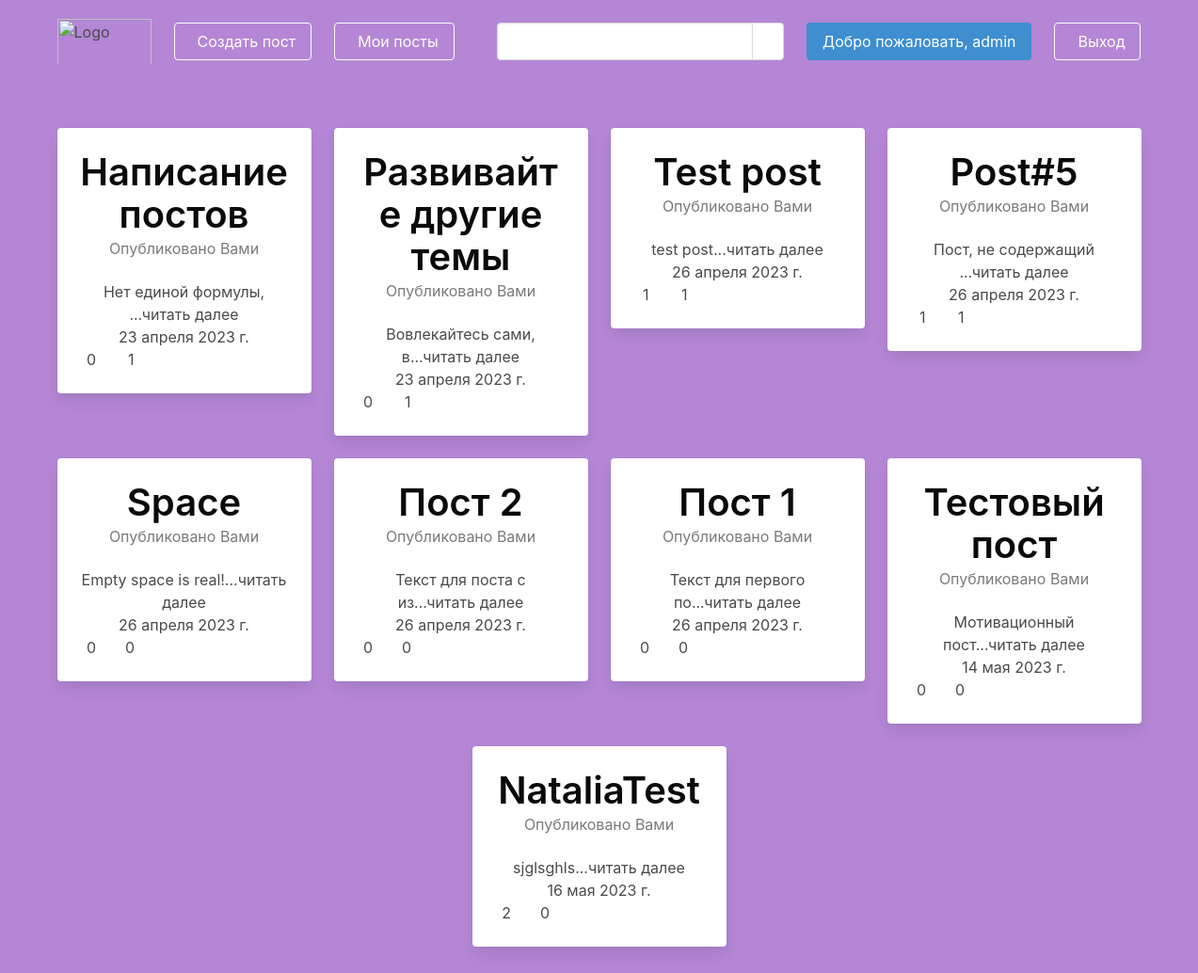
Before: /blog/home/ (signed in) with the older database file.
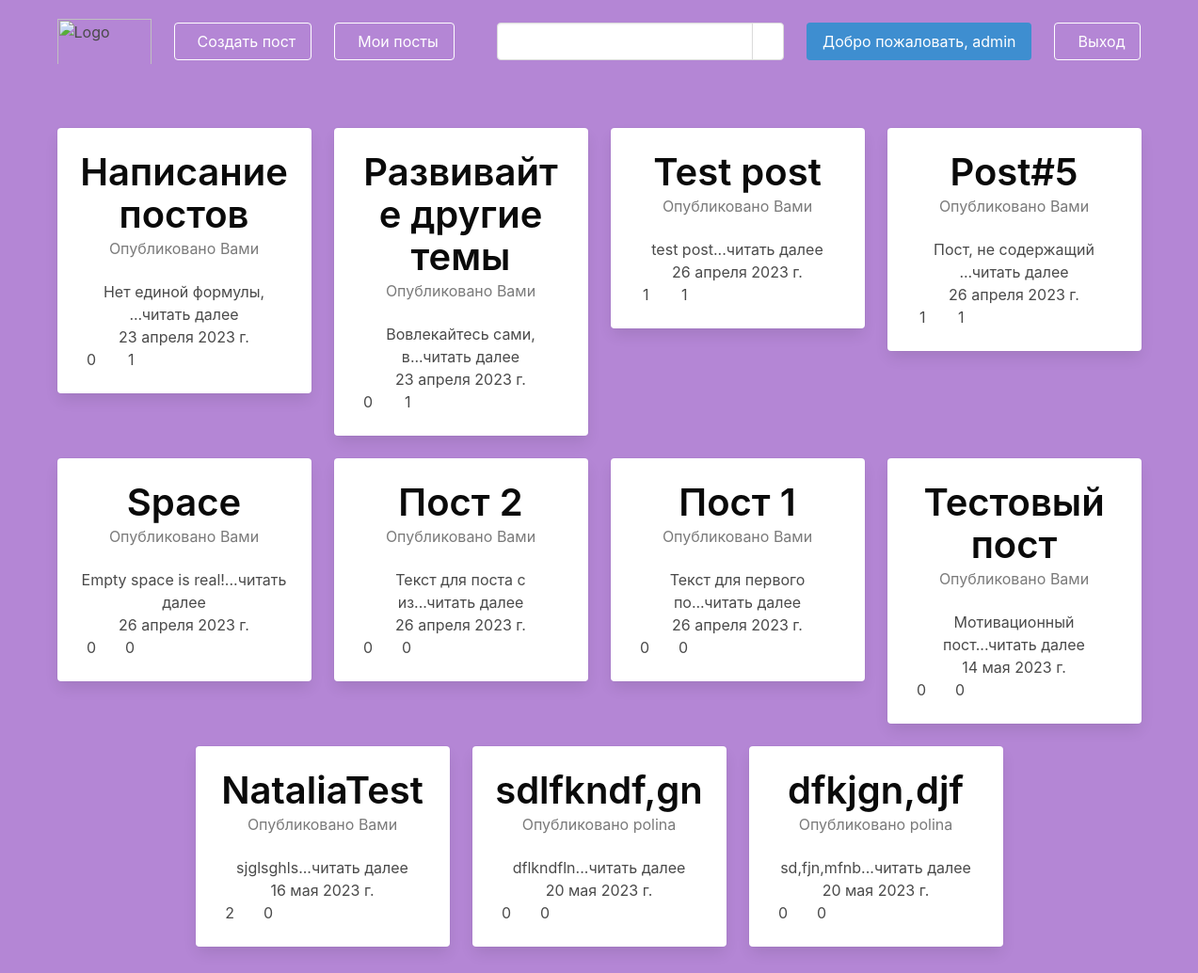
After: the same page with the newer database file.
### blog/models.py (models this page shows)
class Post(models.Model):
    title = models.CharField(max_length=255)
    text = models.TextField()
    slug = models.SlugField(unique=True)
    date = models.DateField(auto_now=True)
    author = models.ForeignKey(User, on_delete=models.CASCADE)
    image = models.ImageField(default='image.jpg', blank=True)
    likes = models.ManyToManyField(User, related_name='likes')
    dislikes = models.ManyToManyField(User, related_name='dislikes')
    def __str__(self):
        return self.title
    def snippet(self):
        return self.text[:20] + '...читать далее'
    def likes_counter(self):
        return self.likes.count()
    def dislikes_counter(self):
        return self.dislikes.count()

### blog/views.py (the view)
# urls.py: path('home/', views.home, name='home'),
@login_required(login_url='/users/log_in')
def home(request):
    search = request.GET.get('search')
    posts = Post.objects.all()  # запрос в базу данных
    if search:
        posts = Post.objects.filter(Q(title__icontains=search) | Q(text__icontains=search))
    return render(request, 'home.html', {'posts': posts})  # отправка в html

### blog/templates/home.html (shortened to what this page needs)
{% extends 'base_layout.html' %}
{% load static from static %}
{% block content %}
<div class="container">
    <div class="columns is-centered is-multiline">
        {% for post in posts %}
        <div class="column is-3">
            <a href="{% url 'blog:post' post.slug %}">
                <div class="card has-text-centered">
                    <div class="card-content">
                        <div class="media">
                            <div class="media-content">
                                <div class="title has-text-black is-2">
                                    {{post}}
                                </div>
                                <div class="subtitle is-6 has-text-grey">
                                    {% if user == post.author %}
                                    Опубликовано Вами
                                    {% else %}
                                    Опубликовано {{ post.author }}
                                    {% endif %}
                                </div>
                            </div>
                        </div>
                        <div class="content">
                            {{post.snippet}}
                            <br>
                            <div>{{post.date}}</div>
                            <div class="columns">
                                <div class="column is-2">
                                    <div class="columns is-gapless is-flex is-justify-content-center is-align-items-center">
                                        <div class="column">
                                            <span class="ml-2">{{post.likes_counter}}</span>
                                        </div>
                                    </div>
                                </div>
                                <div class="column is-2">
                                    <div class="columns is-gapless is-flex is-justify-content-center is-align-items-center">
                                        <div class="column">
                                            <span class="ml-2">{{post.dislikes_counter}}</span>
                                        </div>
                                    </div>
                                </div>
                            </div>
                        </div>
                    </div>
                </div>
            </a>
        </div>
        {% endfor %}
    </div>
</div>
{% endblock %}

Changed rows visible on the page:
added Post: title "sdlfkndf,gn", author "polina", snippet "dflkndfln...читать далее", date "20 мая 2023 г.", likes_counter "0", dislikes_counter "0"
added Post: title "dfkjgn,djf", author "polina", snippet "sd,fjn,mfnb...читать далее", date "20 мая 2023 г.", likes_counter "0", dislikes_counter "0"
